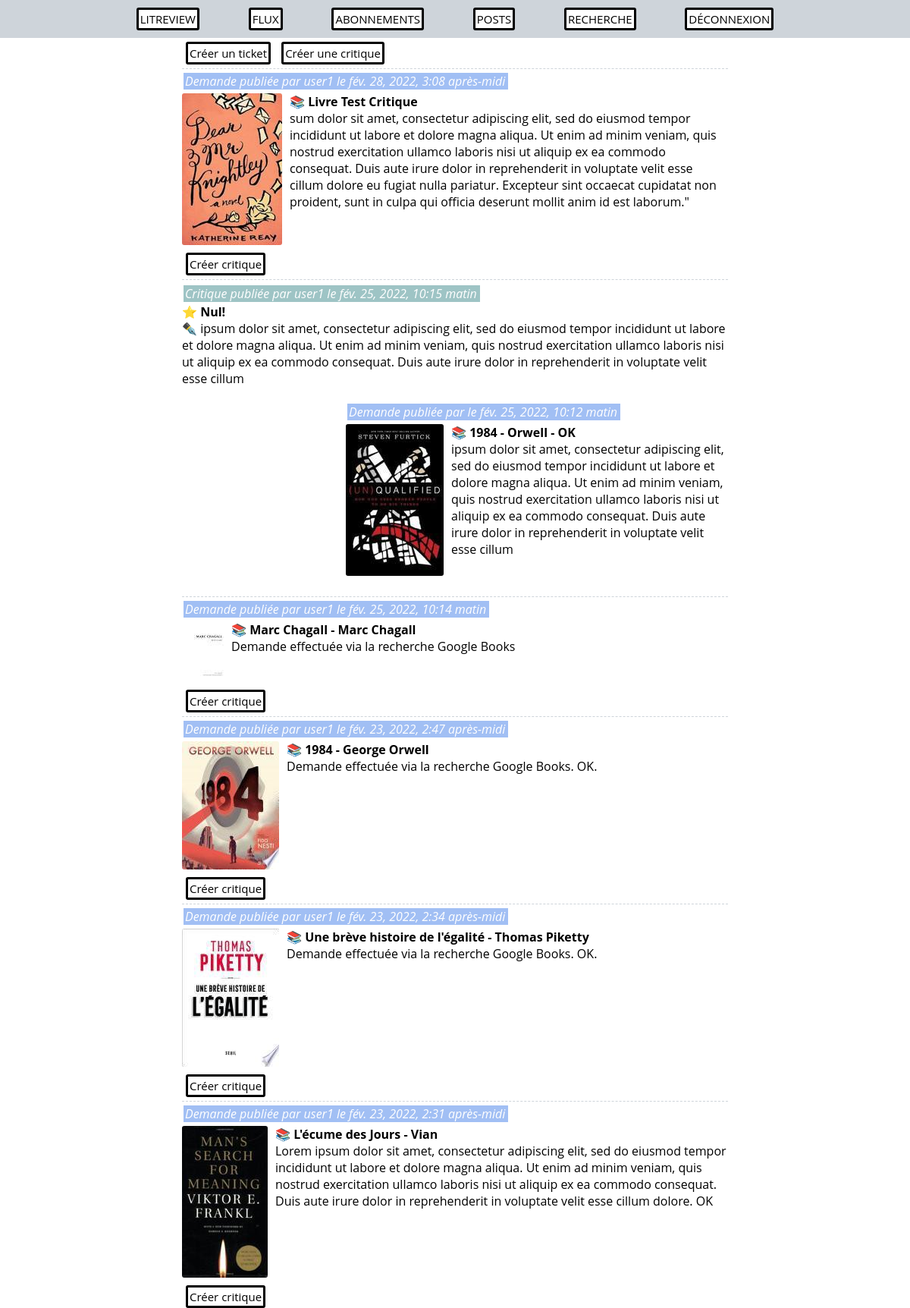
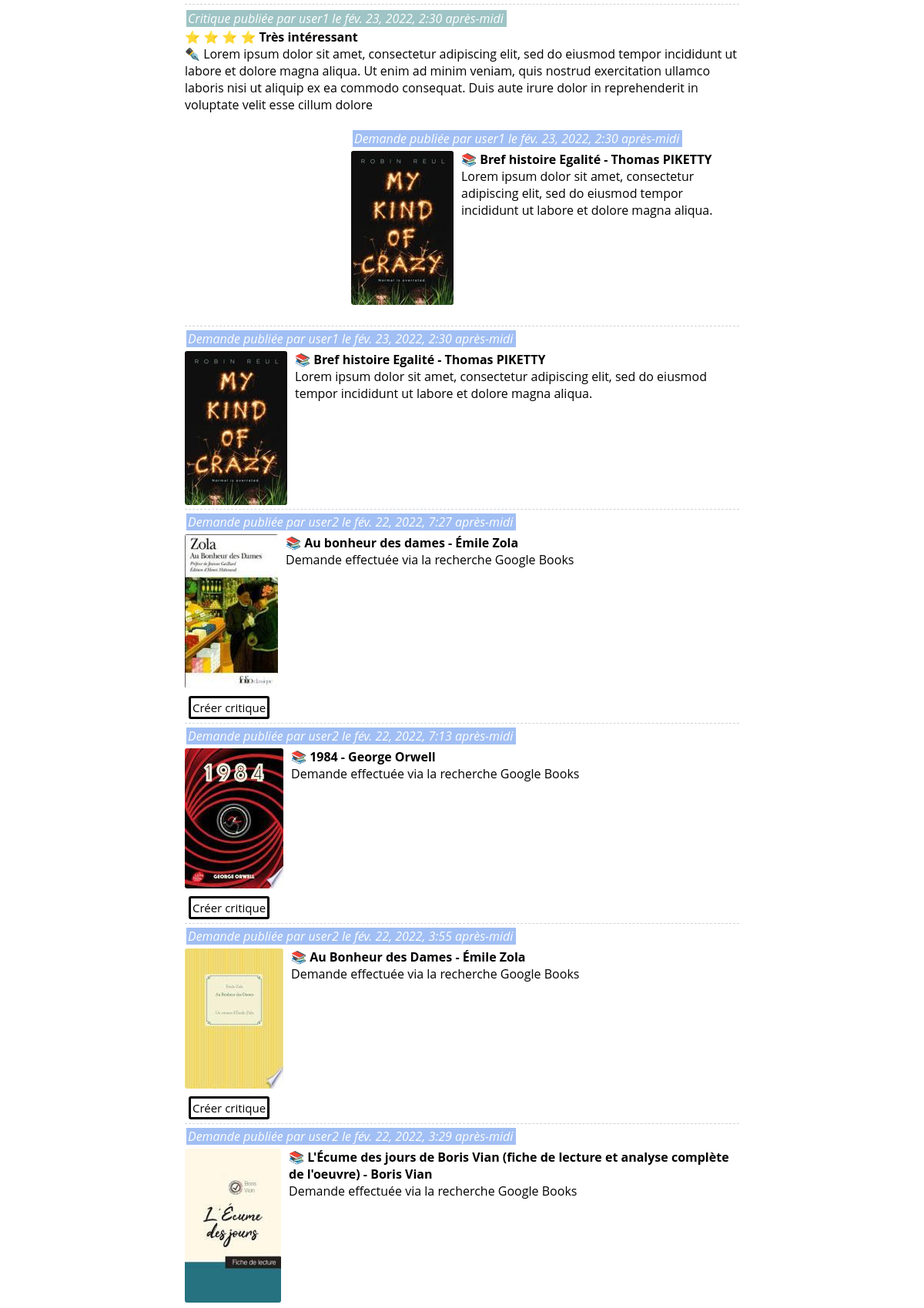
/review/flux/ (signed in, upper part), run on the app's committed database (2 pictures, top to bottom).
### review/models.py (models this page shows, shortened)
class Ticket(models.Model):
    title = models.CharField(max_length=128)
    description = models.TextField(max_length=2048, blank=True)
    user = models.ForeignKey(to=settings.AUTH_USER_MODEL, on_delete=models.CASCADE)
    image = models.ImageField(null=True, blank=True, upload_to="")
    time_created = models.DateTimeField(auto_now_add=True)
    IMAGE_MAX_SIZE = (200, 200)

class Review(models.Model):
    ticket = models.ForeignKey(to=Ticket, on_delete=models.CASCADE)
    rating = models.PositiveSmallIntegerField(
        validators=[MinValueValidator(0), MaxValueValidator(5)])
    headline = models.CharField(max_length=128)
    body = models.TextField(max_length=2048, blank=True)
    user = models.ForeignKey(
        to=settings.AUTH_USER_MODEL, on_delete=models.CASCADE)
    time_created = models.DateTimeField(auto_now_add=True)

### review/views.py (the view)
# urls.py: path("flux/", flux, name="flux"),
@login_required
def flux(request):
	tickets = viewable_tickets(request.user)[0]
	tickets = tickets.annotate(content_type=Value("TICKET", CharField()))
	reviews = viewable_reviews(request.user)
	reviews = reviews.annotate(content_type=Value("REVIEW", CharField()))
	posts = sorted(
		chain(tickets, reviews),
		key=lambda post: post.time_created,
		reverse=True
	)
	tickets_with_review = viewable_tickets(request.user)[1]
	return render(request, "flux.html", context={"posts": posts, "tickets_with_review": tickets_with_review})

### review/controller.py (called while the page is built)
def viewable_tickets(user):
	followed_users = [user.followed_user for user in UserFollows.objects.filter(user_id=user)]
	tickets_with_review_ids = [review.ticket_id for review in Review.objects.all()]
	tickets = Ticket.objects.filter(
		Q(user_id=user) | Q(user_id__in=followed_users)
	)
	tickets_with_review = tickets.filter(id__in=tickets_with_review_ids)
	return tickets, tickets_with_review

def viewable_reviews(user):
	followed_users = [user.followed_user for user in UserFollows.objects.filter(user_id=user)]
	tickets = [ticket.id for ticket in Ticket.objects.filter(user_id=user)]
	reviews = Review.objects.filter(
		Q(user_id=user) | Q(user_id__in=followed_users) | Q(ticket__in=tickets)
	)
	return reviews

### review/templatetags/filters.py (called while the page is built)
@register.filter(name="rating")
def rating(note):
    return range(1, note+1)

### review/templates/flux.html
{% extends "base.html" %}
{% block content %}
   <div class="flux">
        <div class="links">
            <a href="{% url 'create_ticket' %}"> Créer un ticket </a>
            <a href="{% url 'create_ticket_review' %}"> Créer une critique </a>
        </div>
        <hr>
        {% for post in posts %}
            {% if post.content_type == "TICKET" %}
                <div class="post">
                    {% include "view_snippet_ticket.html" with ticket=post review_exists=True %}
                    {% if post not in tickets_with_review %}
                        <a href="{% url 'create_review' pk=post.id %}">Créer critique</a></p>
                    {% endif %}
                </div>
            {% elif post.content_type == "REVIEW" %}
                <div class="post">
                    {% include "view_snippet_review.html" with review=post ticket=post.ticket ratings=ratings %}
                </div>
            {% endif %}
        <hr>
        {% endfor %}
   </div>
{% endblock %}

### review/templates/view_snippet_ticket.html
{% block content %}
<p class="published ticket">Demande publiée par {{ ticket.user }} le {{ticket.time_created }} </p>
<div class="ticket">
    <div class="ticket_img">
        {% if ticket.image %}
            <img src="{{ ticket.image.url }}" alt="image du ticket">
        {% endif %}
    </div>
    <ul class="ticket_details">
        <li><b>📚 {{ ticket.title }} </b></li>
        <li>{{ ticket.description }}</li>
    </ul>
</div>
{% endblock %}

### review/templates/view_snippet_review.html
{% block content %}
    <p class="published review">Critique publiée par {{ review.user }} le {{review.time_created }}</p>
    <div class="review">
        {% load filters %}
        {% for i in review.rating|rating %}
            ⭐️
        {% endfor %}
        <b> {{ review.headline }} </b>
        <p>✒️ {{ review.body }}</p>
        <br>
    </div>
    <div class="snippet_ticket">
        {% include "view_snippet_ticket.html" with ticket=ticket review_exists=True %}
    </div>
    <br>
{% endblock %}

### LITReview/static/css/style.css (style rules this page uses)
body { font-family: "Open Sans", sans-serif; padding-top: 50px; }
a, input[type=submit] { display: inline-block; text-decoration: none; border-style: solid; border-radius: 3px; color: black; background-color: white; font-size: 15px; margin: 5px; padding: 2px; }
.flux { width: 60%; margin: auto; }
.flux hr { border-color: #ced4da; border-style: dashed; border-top: 0; }
.flux .post { margin-top: 5px; }
.flux .post .published { opacity: 0.6; font-style: italic; display: inline-block; padding-left: 2px; padding-right: 4px; color: white; margin: 2px; }
.flux .post .published.ticket { background-color: cornflowerblue; display: inline; }
.flux .post .published.review { background-color: cadetblue; }
.flux .post .snippet_ticket { margin-left: 30%; }
.flux .post .ticket { background: white; width: 100%; display: flex; justify-content: left; margin-top: 5px; }
.flux .post .ticket ul { list-style: none; }
.flux .post .ticket .ticket_details { margin-left: 10px; }
.flux .post .ticket img { border-radius: 3px; }

### data on the page
Ticket: user "user1", time_created "fév. 28, 2022, 3:08 après-midi", image (picture), title "Livre Test Critique", description "sum dolor sit amet, consectetur adipiscing elit, sed do eiusmod tempor incididunt ut labore et dolore magna aliqua. Ut enim ad minim veniam, quis nostrud exercitation ullamco laboris nisi ut aliquip ex ea commodo consequat. Duis aute irure dolor in reprehenderit in voluptate velit esse cillum dolore eu fugiat nulla pariatur. Excepteur sint occaecat cupidatat non proident, sunt in culpa qui officia deserunt mollit anim id est laborum.\"", shows "Créer critique"
Review: user "user1", time_created "fév. 25, 2022, 10:15 matin", rating 1 (drawn), headline "Nul!", body "ipsum dolor sit amet, consectetur adipiscing elit, sed do eiusmod tempor incididunt ut labore et dolore magna aliqua. Ut enim ad minim veniam, quis nostrud exercitation ullamco laboris nisi ut aliquip ex ea commodo consequat. Duis aute irure dolor in reprehenderit in voluptate velit esse cillum", image (picture)
Ticket: time_created "fév. 25, 2022, 10:12 matin", title "1984 - Orwell - OK", description "ipsum dolor sit amet, consectetur adipiscing elit, sed do eiusmod tempor incididunt ut labore et dolore magna aliqua. Ut enim ad minim veniam, quis nostrud exercitation ullamco laboris nisi ut aliquip ex ea commodo consequat. Duis aute irure dolor in reprehenderit in voluptate velit esse cillum"
Ticket: user "user1", time_created "fév. 25, 2022, 10:14 matin", image (picture), title "Marc Chagall - Marc Chagall", description "Demande effectuée via la recherche Google Books", shows "Créer critique"
Ticket: user "user1", time_created "fév. 23, 2022, 2:47 après-midi", image (picture), title "1984 - George Orwell", description "Demande effectuée via la recherche Google Books. OK.", shows "Créer critique"
Ticket: user "user1", time_created "fév. 23, 2022, 2:34 après-midi", image (picture), title "Une brève histoire de l'égalité - Thomas Piketty", description "Demande effectuée via la recherche Google Books. OK.", shows "Créer critique"
Ticket: user "user1", time_created "fév. 23, 2022, 2:31 après-midi", image (picture), title "L'écume des Jours - Vian", description "Lorem ipsum dolor sit amet, consectetur adipiscing elit, sed do eiusmod tempor incididunt ut labore et dolore magna aliqua. Ut enim ad minim veniam, quis nostrud exercitation ullamco laboris nisi ut aliquip ex ea commodo consequat. Duis aute irure dolor in reprehenderit in voluptate velit esse cillum dolore. OK", shows "Créer critique"
Review: user "user1", time_created "fév. 23, 2022, 2:30 après-midi", rating 4 (drawn), headline "Très intéressant", body "Lorem ipsum dolor sit amet, consectetur adipiscing elit, sed do eiusmod tempor incididunt ut labore et dolore magna aliqua. Ut enim ad minim veniam, quis nostrud exercitation ullamco laboris nisi ut aliquip ex ea commodo consequat. Duis aute irure dolor in reprehenderit in voluptate velit esse cillum dolore", image (picture)
Ticket: user "user1", time_created "fév. 23, 2022, 2:30 après-midi", title "Bref histoire Egalité - Thomas PIKETTY", description "Lorem ipsum dolor sit amet, consectetur adipiscing elit, sed do eiusmod tempor incididunt ut labore et dolore magna aliqua.", image (picture)
Ticket: user "user2", time_created "fév. 22, 2022, 7:27 après-midi", image (picture), title "Au bonheur des dames - Émile Zola", description "Demande effectuée via la recherche Google Books", shows "Créer critique"
Ticket: user "user2", time_created "fév. 22, 2022, 7:13 après-midi", image (picture), title "1984 - George Orwell", description "Demande effectuée via la recherche Google Books", shows "Créer critique"
Ticket: user "user2", time_created "fév. 22, 2022, 3:55 après-midi", image (picture), title "Au Bonheur des Dames - Émile Zola", description "Demande effectuée via la recherche Google Books", shows "Créer critique"
Ticket: user "user2", time_created "fév. 22, 2022, 3:29 après-midi", image (picture), title "L'Écume des jours de Boris Vian (fiche de lecture et analyse complète de l'oeuvre) - Boris Vian", description "Demande effectuée via la recherche Google Books"
